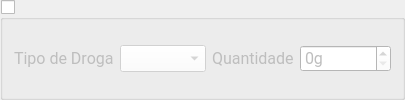
              <widget class="QGroupBox" name="groupBox_narcotic_2">
               <property name="sizePolicy">
                <sizepolicy hsizetype="Preferred" vsizetype="Preferred">
                 <horstretch>0</horstretch>
                 <verstretch>0</verstretch>
                </sizepolicy>
               </property>
               <property name="title">
                <string/>
               </property>
               <property name="flat">
                <bool>true</bool>
               </property>
               <property name="checkable">
                <bool>true</bool>
               </property>
               <property name="checked">
                <bool>false</bool>
               </property>
               <layout class="QHBoxLayout" name="horizontalLayout_7">
                <item>
                 <widget class="QLabel" name="label_20">
                  <property name="sizePolicy">
                   <sizepolicy hsizetype="Maximum" vsizetype="Preferred">
                    <horstretch>0</horstretch>
                    <verstretch>0</verstretch>
                   </sizepolicy>
                  </property>
                  <property name="font">
                   <font>
                    <family>Roboto</family>
                    <pointsize>12</pointsize>
                   </font>
                  </property>
                  <property name="text">
                   <string>Tipo de Droga</string>
                  </property>
                 </widget>
                </item>
                <item>
                 <widget class="QComboBox" name="combo_narcotic_2">
                  <property name="font">
                   <font>
                    <family>Roboto</family>
                    <pointsize>12</pointsize>
                   </font>
                  </property>
                  <property name="styleSheet">
                   <string notr="true">background-color: #FFFFFF; </string>
                  </property>
                 </widget>
                </item>
                <item>
                 <widget class="QLabel" name="label_21">
                  <property name="sizePolicy">
                   <sizepolicy hsizetype="Maximum" vsizetype="Preferred">
                    <horstretch>0</horstretch>
                    <verstretch>0</verstretch>
                   </sizepolicy>
                  </property>
                  <property name="font">
                   <font>
                    <family>Roboto</family>
                    <pointsize>12</pointsize>
                   </font>
                  </property>
                  <property name="text">
                   <string>Quantidade</string>
                  </property>
                 </widget>
                </item>
                <item>
                 <widget class="QSpinBox" name="input_qty_narcotic_2">
                  <property name="font">
                   <font>
                    <family>Roboto</family>
                    <pointsize>12</pointsize>
                   </font>
                  </property>
                  <property name="styleSheet">
                   <string notr="true">background-color: #FFFFFF; </string>
                  </property>
                  <property name="suffix">
                   <string>g</string>
                  </property>
                  <property name="maximum">
                   <number>100000</number>
                  </property>
                 </widget>
                </item>
               </layout>
              </widget>
